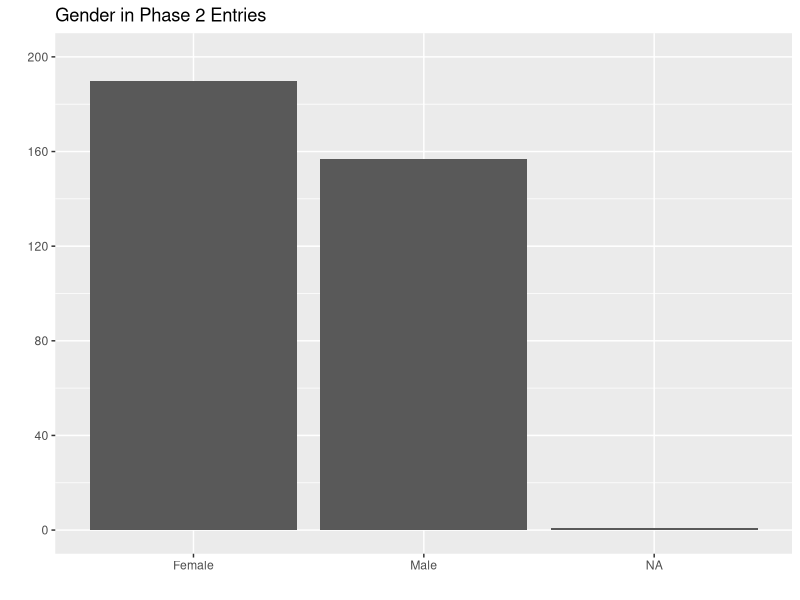
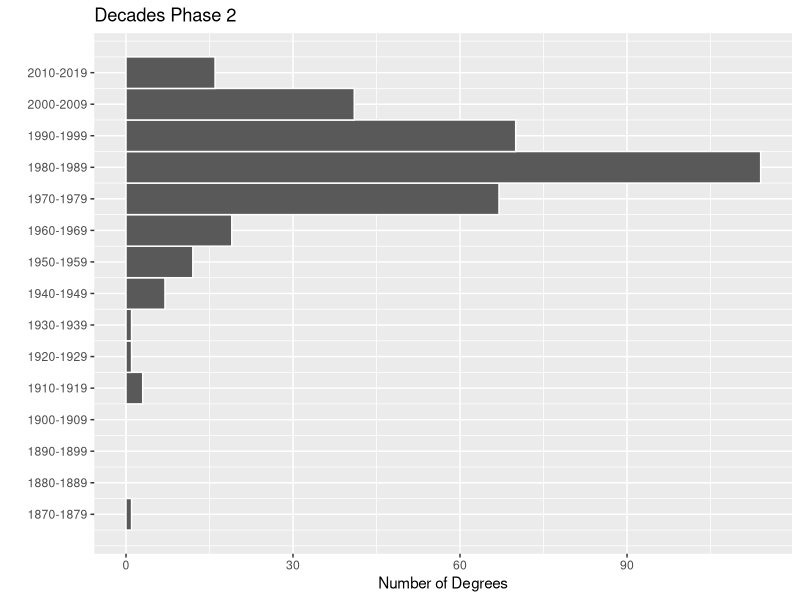
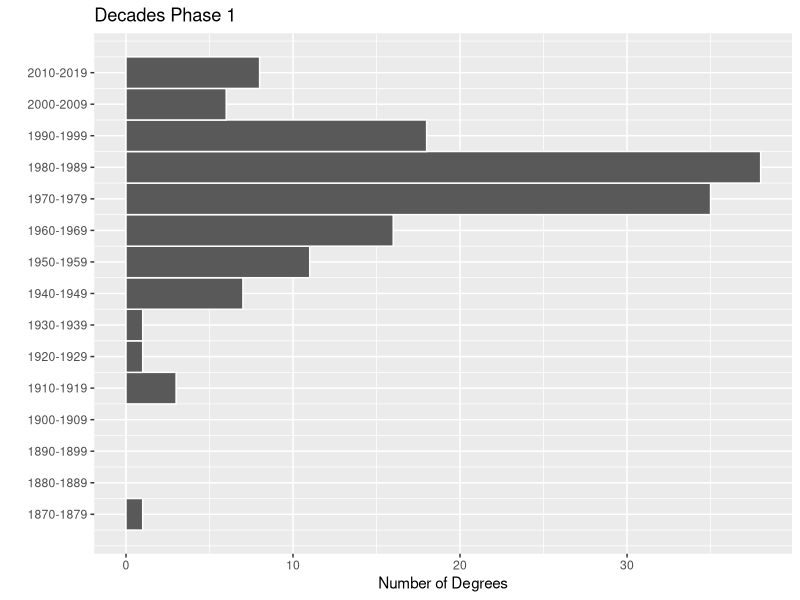
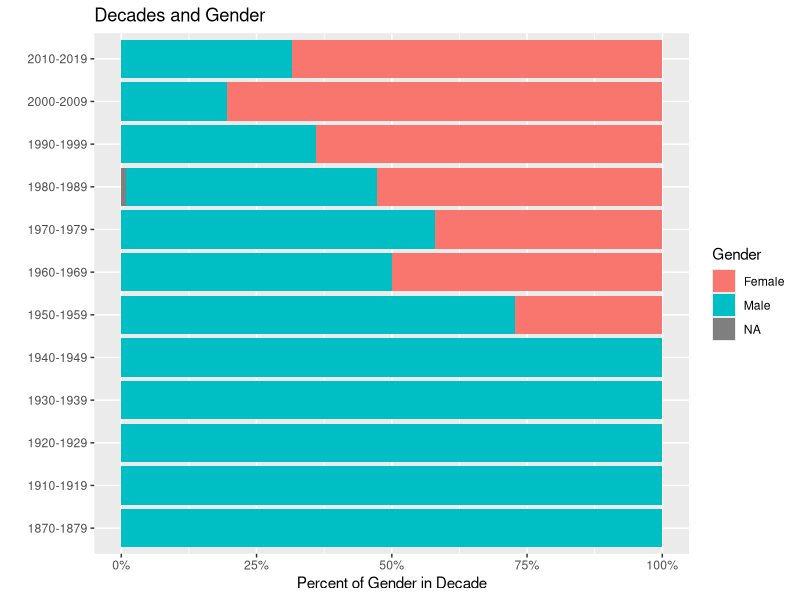
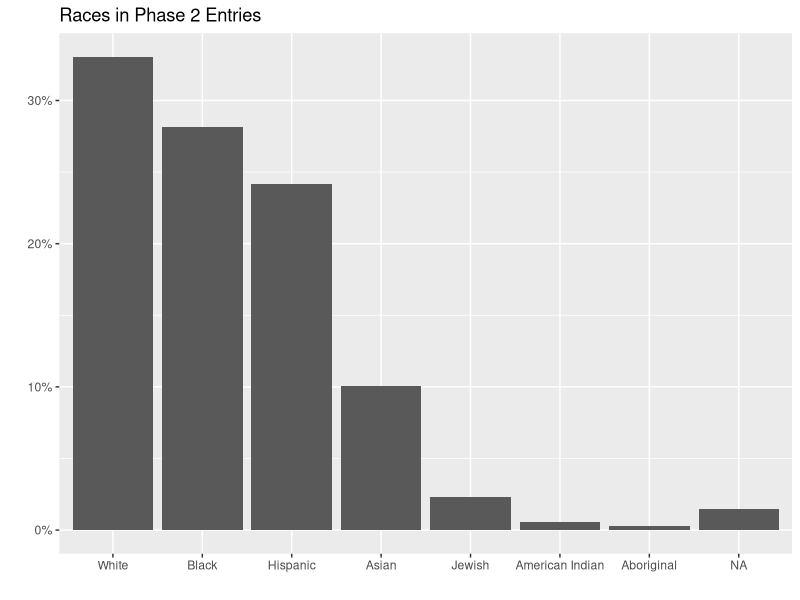
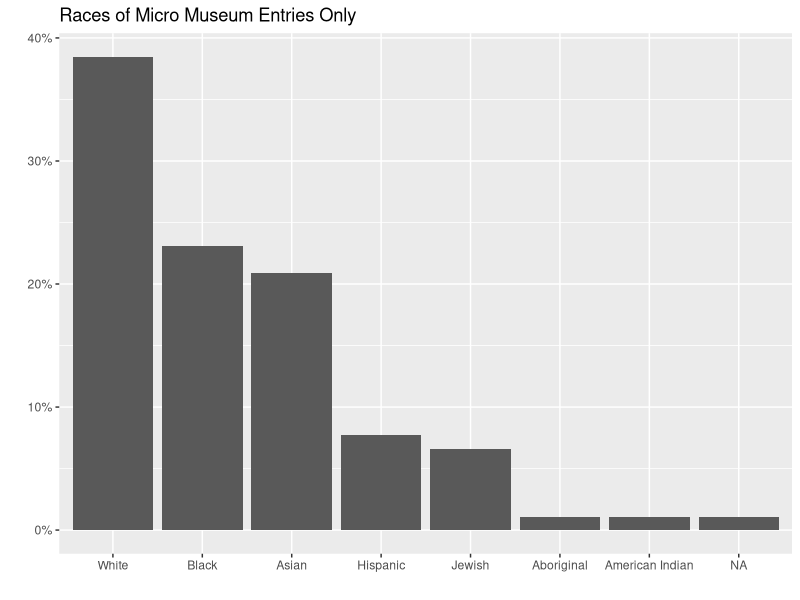
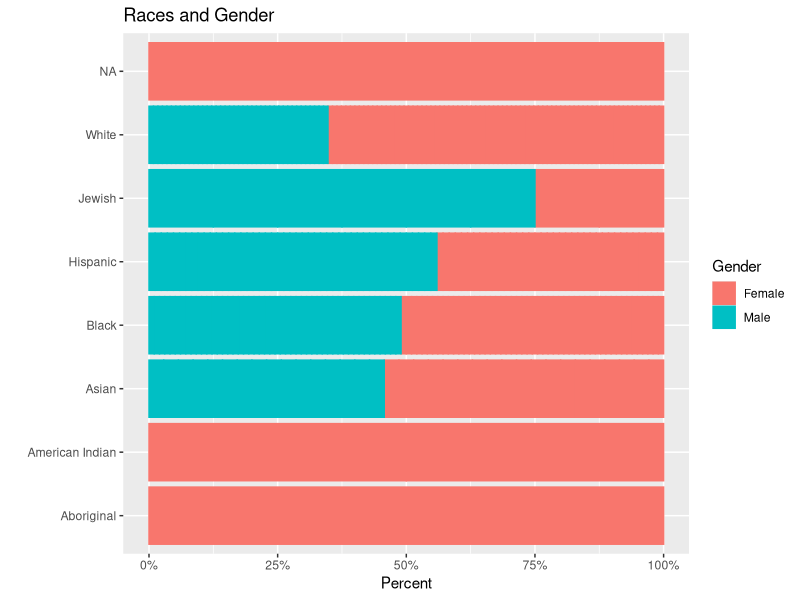
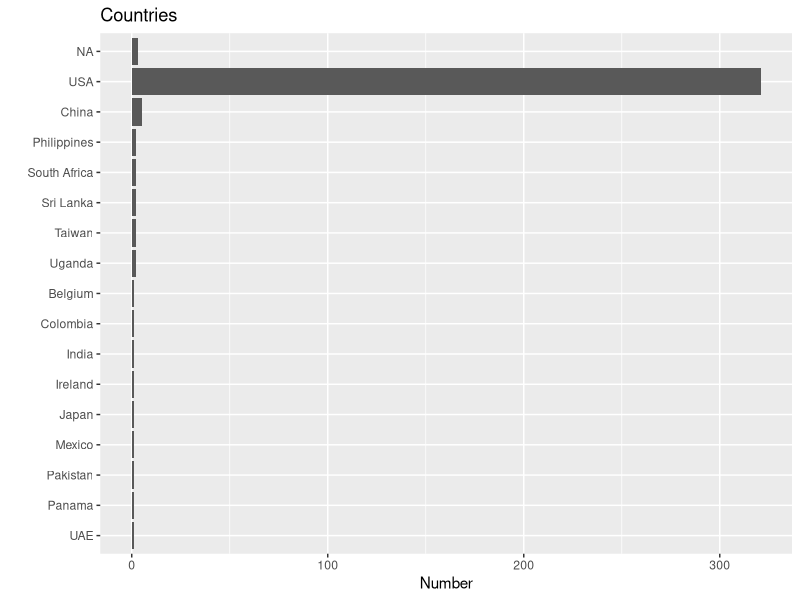

Reproduce these figures in R, in order.
## ---- chunk 1
knitr::opts_chunk$set(echo = FALSE)
library(tidyverse)
## ---- chunk 2
x <- read_csv("phase1b_airtable.csv", col_types = cols()) %>% 
  rename(name = `Name (Last, First)`, 
         degree = `HLS Degree(s)`,
         year = `Grad Date(s)`,
         category = `Position / Role`, 
         race = `Race`, 
         gender = `Gender`, 
         party = `Party`, 
         country = `Country`) %>% 
  select(name, degree, year, category, race, gender, party, country) %>% 
  drop_na(name)

y <- read_csv("phase1_airtable.csv", col_types = cols()) %>% 
  rename(name = `Name (Last, First)`, 
         degree = `HLS Degree(s)`,
         year = `Grad Date(s)`,
         category = `Position / Role`, 
         race = `Race`, 
         gender = `Gender`, 
         party = `Party`, 
         country = `Country`) %>% 
  select(name, degree, year, category, race, gender, party, country) %>% 
  drop_na(name)
## ---- chunk 3
x %>% 
  ggplot(aes(gender)) +
  geom_bar() +
  scale_y_continuous(breaks = seq(0, 200, 40), limits = c(0, 200)) +
  labs(title = "Gender in Phase 2 Entries",
       x = "",
       y = "") 
## ---- chunk 4
x %>% 
  separate_rows(year, sep = "\\s*/\\s*") %>% 
  mutate(year = str_replace_all(year, "[^0-9].*", "")) %>% 
  mutate(year = as.numeric(year)) %>% 
  ggplot(aes(y = year)) +
  geom_histogram(boundary = 1950, binwidth = 10, color = "white") +
  scale_y_continuous(breaks = seq(1875, 2015, 10),
                     labels = c("1870-1879", "1880-1889", "1890-1899", "1900-1909",
                                "1910-1919","1920-1929", "1930-1939", "1940-1949",
                                "1950-1959","1960-1969", "1970-1979", "1980-1989",
                                "1990-1999", "2000-2009", "2010-2019")) +
  labs(title = "Decades Phase 2",
       x = "Number of Degrees",
       y = "")

y %>% 
  separate_rows(year, sep = "\\s*/\\s*") %>% 
  mutate(year = str_replace_all(year, "[^0-9].*", "")) %>% 
  mutate(year = as.numeric(year)) %>% 
  ggplot(aes(y = year)) +
  geom_histogram(boundary = 1950, binwidth = 10, color = "white") +
  scale_y_continuous(breaks = seq(1875, 2015, 10),
                     labels = c("1870-1879", "1880-1889", "1890-1899", "1900-1909",
                                "1910-1919","1920-1929", "1930-1939", "1940-1949",
                                "1950-1959","1960-1969", "1970-1979", "1980-1989",
                                "1990-1999", "2000-2009", "2010-2019")) +
  labs(title = "Decades Phase 1",
       x = "Number of Degrees",
       y = "")
## ---- chunk 5
x %>%
  separate_rows(year, sep = "\\s*/\\s*") %>%
    mutate(year = str_replace_all(year, "[^0-9].*", "")) %>% 
  mutate(year = as.numeric(year)) %>%
  drop_na(year) %>% 
  mutate(decade = case_when(year >= 2010 & year <= 2019 ~ "2010-2019",
                            year >= 2000 & year <= 2009 ~ "2000-2009",
                            year >= 1990 & year <= 1999 ~ "1990-1999",
                            year >= 1980 & year <= 1989 ~ "1980-1989",
                            year >= 1970 & year <= 1979 ~ "1970-1979",
                            year >= 1960 & year <= 1969 ~ "1960-1969",
                            year >= 1950 & year <= 1969 ~ "1950-1959",
                            year >= 1940 & year <= 1949 ~ "1940-1949",
                            year >= 1930 & year <= 1939 ~ "1930-1939",
                            year >= 1920 & year <= 1929 ~ "1920-1929",
                            year >= 1910 & year <= 1919 ~ "1910-1919",
                            year >= 1870 & year <= 1879 ~ "1870-1879")) %>% 
  group_by(decade) %>% 
  mutate(total_in_decade = n()) %>% 
  mutate(percent_of_decade = 1 / total_in_decade) %>% 
  ggplot(aes(y = decade, x = percent_of_decade,  fill = gender, color =)) +
  geom_col() +
  scale_x_continuous(labels = scales::percent_format()) +
  labs(title = "Decades and Gender", 
       x = "Percent of Gender in Decade", 
       y = "", 
       fill = "Gender", 
       color = "Gender")
## ---- chunk 6
x %>% 
  mutate(race = case_when(str_detect(race, "Jewish") == TRUE ~ "Jewish",
                          str_detect(race, "Aboriginal") == TRUE ~ "Aboriginal",
                          str_detect(race, "Black") == TRUE ~ "Black",
                          str_detect(race, "Hispanic") == TRUE ~ "Hispanic",
                          str_detect(race, "Asian") == TRUE ~ "Asian",
                          str_detect(race, "American Indian") == TRUE ~ "American Indian",
                          str_detect(race, "White") == TRUE ~ "White")) %>%
  ggplot(aes(fct_infreq(race))) +
  geom_bar(aes(y = after_stat(count / sum(count)))) +
  labs(title = "Races in Phase 2 Entries",
       x = "",
       y = "") +
  scale_y_continuous(labels = scales::percent_format())

y %>% 
  mutate(race = case_when(str_detect(race, "Jewish") == TRUE ~ "Jewish",
                          str_detect(race, "Aboriginal") == TRUE ~ "Aboriginal",
                          str_detect(race, "Black") == TRUE ~ "Black", 
                          str_detect(race, "Hispanic") == TRUE ~ "Hispanic",
                          str_detect(race, "Asian") == TRUE ~ "Asian",
                          str_detect(race, "American Indian") == TRUE ~ "American Indian",
                          str_detect(race, "White") == TRUE ~ "White")) %>% 
  slice(1:91) %>%
  ggplot(aes(fct_infreq(race))) +
  geom_bar(aes(y = after_stat(count / sum(count)))) +
  labs(title = "Races of Micro Museum Entries Only",
       x = "",
       y = "") +
  scale_y_continuous(labels = scales::percent_format())
## ---- chunk 7
x %>% 
  drop_na(race) %>% 
  mutate(race = case_when(str_detect(race, "Jewish") == TRUE ~ "Jewish",
                          str_detect(race, "Aboriginal") == TRUE ~ "Aboriginal",
                          str_detect(race, "Black") == TRUE ~ "Black", 
                          str_detect(race, "White") == TRUE ~ "White",
                          str_detect(race, "Hispanic") == TRUE ~ "Hispanic",
                          str_detect(race, "Asian") == TRUE ~ "Asian",
                          str_detect(race, "American Indian") == TRUE ~ "American Indian")) %>% 
  group_by(race) %>% 
  mutate(total_in_race = n()) %>% 
  mutate(percent_of_race = 1 / total_in_race) %>% 
  mutate(test_sum = sum(percent_of_race)) %>% 
  ggplot(aes(x = percent_of_race, y = race, fill = gender, color = gender)) +
  geom_col() +
  scale_x_continuous(labels = scales::percent_format()) +
  labs(title = "Races and Gender", 
       x = "Percent", 
       y = "",
       fill = "Gender",
       color = "Gender")
## ---- chunk 8
x %>% 
  mutate(country = str_replace_all(country, ",.*", "")) %>% 
  ggplot(aes(y = fct_rev(fct_infreq(country)))) +
  geom_bar() +
  labs(title = "Countries", 
       x = "Number",
       y = "")
## ---- chunk 9
x %>% 
  separate_rows(party, sep = "\\s*,\\s*") %>% 
  mutate(party = str_replace_all(party, "Independent", "Independent (Irish)")) %>% 
  drop_na(party) %>% 
  ggplot(aes(y = party)) +
  geom_bar() +
  scale_y_discrete(limits = rev(c("D", "R", "I", "L", "Green", "Democratic Progressive Party",
                              "Independent (Irish)", "Kuomintang", "National Democratic Party of Tibet", 
                              "Popular Democratic", "Reform")),
                   labels = rev(c("Democrat", "Republican", "Independent", "Libretarian", 
                              "Green", "Democratic Progressive Party", "Independent (Irish)",
                              "Kuomintang", "National Democratic Party of Tibet", 
                              "Popular Democratic", "Reform"))) +
  labs(title = "Parties", 
       x = "Number", 
       y = "")
## ---- chunk 10
x %>% 
  separate_rows(party, sep = "\\s*,\\s*") %>% 
  drop_na(party) %>% 
  mutate(party = str_replace_all(party, "Independent", "Independent (Irish)")) %>%
  filter(party %in% c("D", "R", "I", "L")) %>% 
  group_by(party) %>% 
  mutate(total_in_party = n()) %>% 
  mutate(percent_of_party = 1 / total_in_party) %>% 
  ggplot(aes(percent_of_party, party, fill = gender, color = gender)) +
  geom_col() +
  scale_y_discrete(labels = c("Democrat", "Independent", "Libretarian", "Republican")) +
  scale_x_continuous(labels = scales::percent_format()) +
  labs(title = "Parties and Gender",
       x = "Percent", 
       y = "", 
       fill = "Gender",
       color = "Gender")
## ---- chunk 11
x %>% 
   mutate(race = case_when(str_detect(race, "Jewish") == TRUE ~ "Jewish",
                          str_detect(race, "Aboriginal") == TRUE ~ "Aboriginal",
                          str_detect(race, "Black") == TRUE ~ "Black", 
                          str_detect(race, "White") == TRUE ~ "White",
                          str_detect(race, "Hispanic") == TRUE ~ "Hispanic",
                          str_detect(race, "Asian") == TRUE ~ "Asian",
                          str_detect(race, "American Indian") == TRUE ~ "American Indian")) %>% 
  filter(race %in% c("Jewish", "Black", "White", "Hispanic", "Asian")) %>% 
  mutate(race = factor(race,
                       levels = c("Black", "Asian", "Hispanic", "Jewish", "White"))) %>% 
  separate_rows(party, sep = "\\s*,\\s*") %>% 
  drop_na(party) %>% 
  mutate(party = str_replace_all(party, "Independent", "Independent (Irish)")) %>%
  filter(party %in% c("D", "R", "I", "L")) %>% 
  group_by(party) %>% 
  mutate(total_in_party = n()) %>% 
  mutate(percent_of_party = 1 / total_in_party) %>% 
  ggplot(aes(percent_of_party, party, fill = race, color = race)) +
  geom_col() +
  scale_y_discrete(labels = c("Democrat", "Independent", "Libretarian", "Republican")) +
  scale_x_continuous(labels = scales::percent_format()) +
  scale_fill_manual(limits = c("Black", "Asian", "Hispanic", "Jewish", "White"),
                    values = c("black", "yellow2", "sienna", "steelblue3", "wheat")) +
  scale_color_manual(limits = c("Black", "Asian", "Hispanic", "Jewish", "White"),
                    values = c("black", "yellow2", "sienna", "steelblue3", "wheat")) +
  labs(title = "Parties and Race",
       x = "Percent", 
       y = "",
       fill = "Race",
       color = "Race")
## ---- chunk 12
x %>% 
  filter(is.na(category) == FALSE) %>% 
  separate_rows(category, sep = ",") %>% 
  ggplot(aes(y = fct_rev(fct_infreq(category)))) +
  geom_bar() +
  scale_x_continuous(breaks = seq(0, 120, 10)) +
  labs(title = "Roles in Phase 2 Entries", 
       x = "", 
       y = "")
## ---- chunk 13
x %>% 
  separate_rows(category, sep = ",") %>% 
  group_by(category) %>% 
  mutate(total_in_category = n()) %>% 
  filter(total_in_category > 1) %>% 
  mutate(percent_of_category = 1 / total_in_category) %>% 
  filter(is.na(category) == "FALSE") %>% 
  mutate(gender_as_number = if_else(gender == "Male", 1, 0)) %>% 
  mutate(percent_male_in_category = sum(gender_as_number, na.rm = TRUE) / total_in_category) %>% 
  ggplot(aes(percent_of_category, fct_reorder(category, percent_male_in_category), fill = gender, color = gender)) +
  geom_col() +
  geom_vline(xintercept = .5, color = "white") +
  scale_x_continuous(labels = scales::percent_format()) +
  labs(title = "Roles and Gender", 
       x = "Percent", 
       y = "", 
       fill = "Gender",
       color = "Gender")
## ---- chunk 14
x %>% 
  mutate(race = case_when(str_detect(race, "Jewish") == TRUE ~ "Jewish",
                          str_detect(race, "Aboriginal") == TRUE ~ "Aboriginal",
                          str_detect(race, "Black") == TRUE ~ "Black", 
                          str_detect(race, "White") == TRUE ~ "White",
                          str_detect(race, "Hispanic") == TRUE ~ "Hispanic",
                          str_detect(race, "Asian") == TRUE ~ "Asian",
                          str_detect(race, "American Indian") == TRUE ~ "American Indian")) %>% 
  filter(race %in% c("Jewish", "Black", "White", "Hispanic", "Asian")) %>% 
  mutate(race = factor(race,
                       levels = c("Black", "Asian", "Hispanic", "Jewish", "White"))) %>% 
  separate_rows(category, sep = ",") %>% 
  group_by(category) %>% 
  mutate(total_in_category = n()) %>% 
  filter(total_in_category > 1) %>% 
  mutate(percent_of_category = 1 / total_in_category) %>% 
  ggplot(aes(percent_of_category, category, fill = race, color = race)) +
  geom_col() +
  scale_x_continuous(labels = scales::percent_format()) +
  scale_fill_manual(limits = c("Black", "Asian", "Hispanic", "Jewish", "White"),
                    values = c("black", "yellow2", "sienna", "steelblue3", "wheat")) +
  scale_color_manual(limits = c("Black", "Asian", "Hispanic", "Jewish", "White"),
                    values = c("black", "yellow2", "sienna", "steelblue3", "wheat")) +
  labs(title = "Roles and Race", 
       x = "Percent", 
       y = "", 
       fill = "Race", 
       color = "Race")

# x %>%
#   mutate(race = case_when(str_detect(race, "Jewish") == TRUE ~ "Jewish",
#                           str_detect(race, "Aboriginal") == TRUE ~ "Aboriginal",
#                           str_detect(race, "Black") == TRUE ~ "Black",
#                           str_detect(race, "White") == TRUE ~ "White",
#                           str_detect(race, "Hispanic") == TRUE ~ "Hispanic",
#                           str_detect(race, "Asian") == TRUE ~ "Asian",
#                           str_detect(race, "American Indian") == TRUE ~ "American Indian")) %>%
#   filter(race %in% c("Jewish", "Black", "White", "Hispanic", "Asian")) %>%
#   mutate(race = factor(race,
#                        levels = c("Black", "Asian", "Hispanic", "Jewish", "White"))) %>%
#   separate_rows(category, sep = ",") %>%
#   filter(category %in% c("Government", "Corporate / Business", "Judiciary",
#                          "Public Interest Law / Nonprofit Legal Services",
#                          "Academia / Education", "Law Firm")) %>%
#   group_by(race) %>%
#   mutate(total_in_race = n()) %>%
#   filter(total_in_race > 1) %>%
#   mutate(percent_of_race = 1 / total_in_race) %>%
#   ggplot(aes(percent_of_race, race, fill = category, color = category)) +
#   geom_col() +
#   scale_x_continuous(labels = scales::percent_format()) +
#   labs(title = "Race and Roles",
#        x = "Percent",
#        y = "",
#        fill = "Race",
#        color = "Race")
## ---- chunk 15
x %>% 
  filter(is.na(degree) == FALSE) %>% 
  mutate(degree = str_replace_all(degree, ",", " & ")) %>% 
  ggplot(aes(y = fct_rev(fct_infreq(degree)))) +
  geom_bar() +
  scale_x_continuous(breaks = seq(0, 300, 50)) +
  labs(title = "Degrees in Phase 2 Entries", 
       x = "", 
       y = "")
